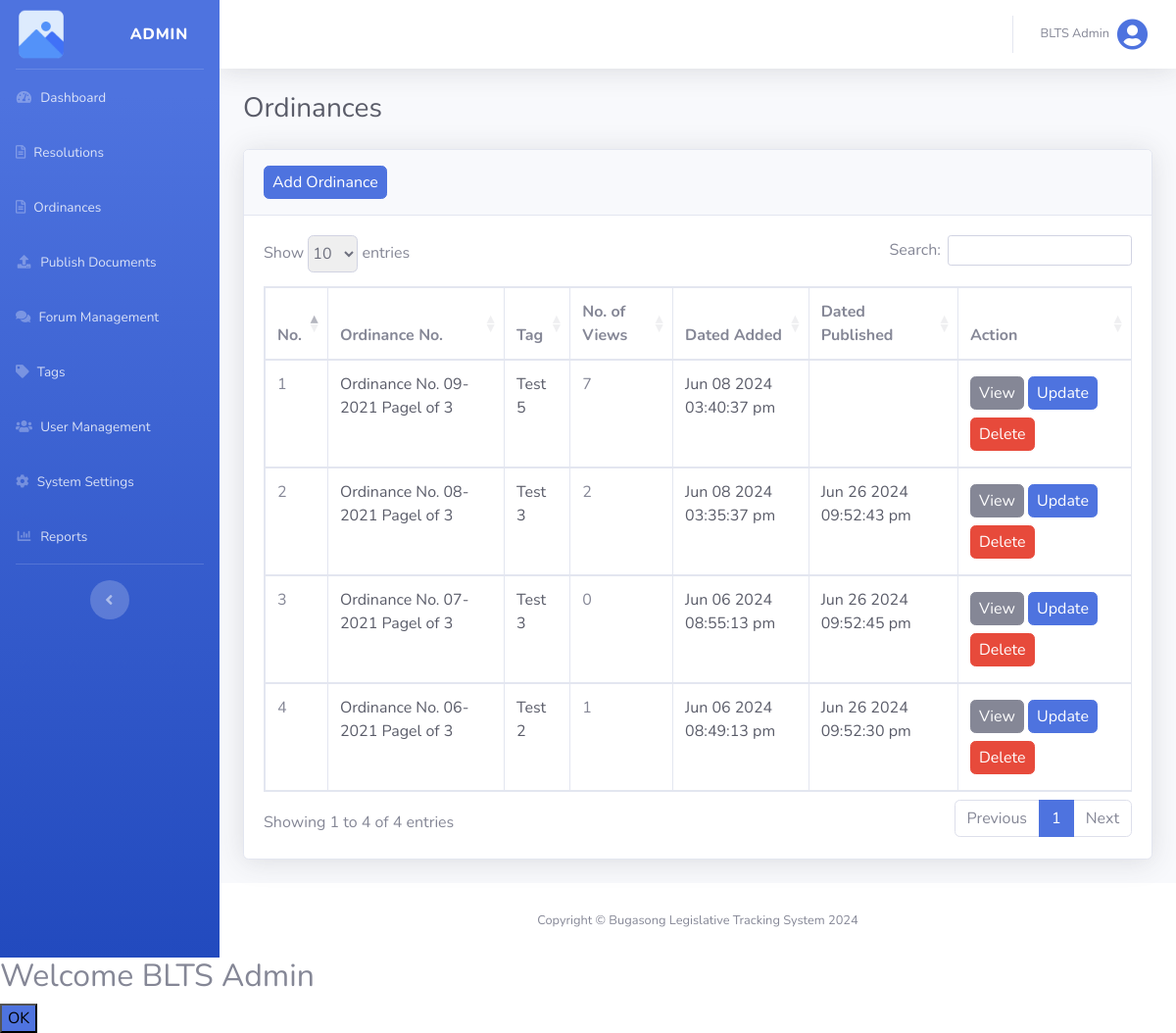
Page /views/admin_ordinance.php?manage (signed in) on the earlier database version.
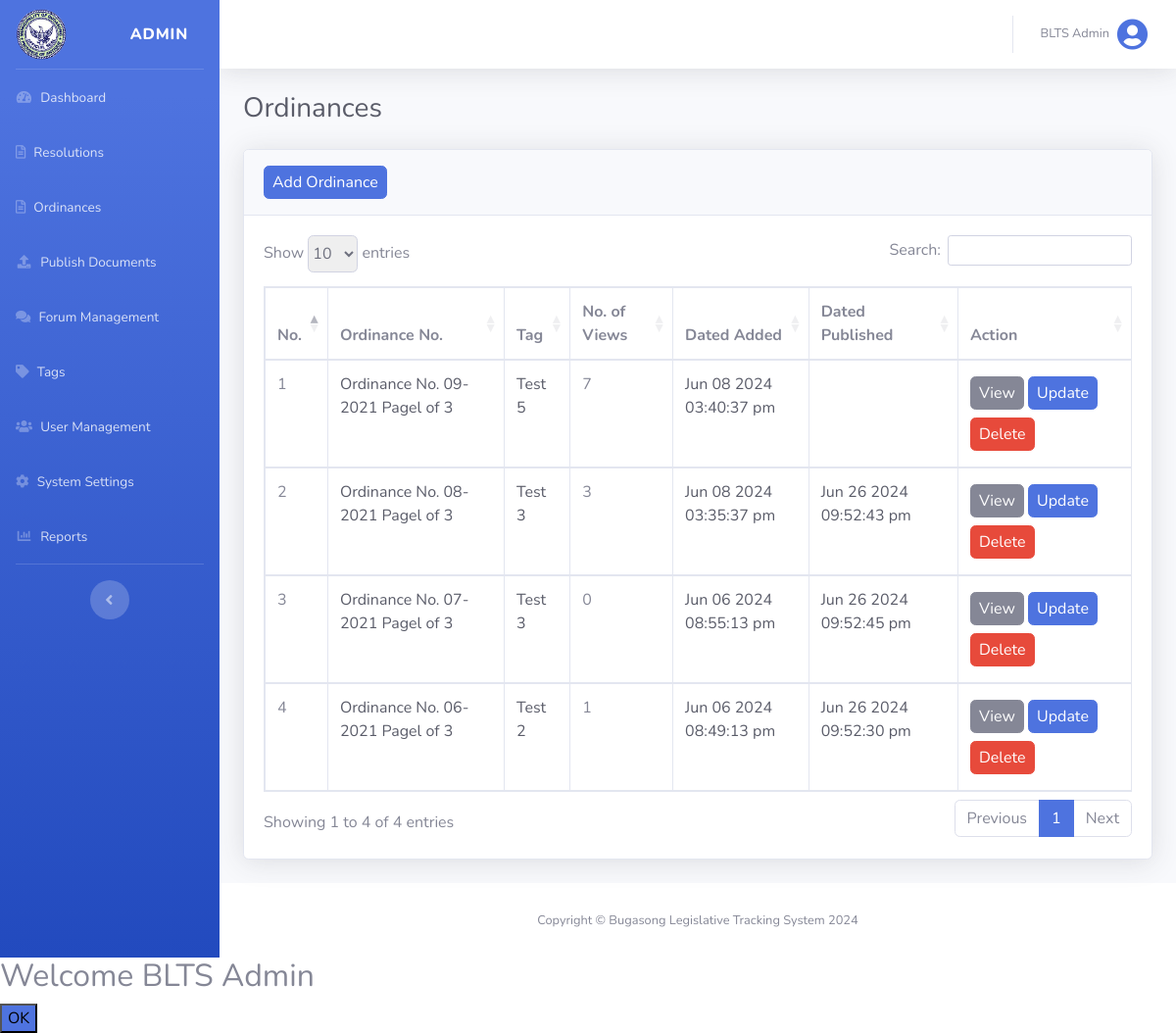
Same page on the later database version.
### tables this page shows
CREATE TABLE `ordinances` (
  `ordinance_id` int(255) NOT NULL,
  `user_id` int(255) NOT NULL,
  `tag_id` int(255) NOT NULL,
  `title` longtext NOT NULL,
  `ordinanceNo` varchar(255) NOT NULL,
  `preamble` longtext NOT NULL,
  `enactingClause` longtext NOT NULL,
  `body` longtext NOT NULL,
  `repealingClause` longtext NOT NULL,
  `effectivityClause` longtext NOT NULL,
  `enactmentDetails` longtext NOT NULL,
  `file` varchar(255) NOT NULL,
  `date_added` datetime NOT NULL DEFAULT current_timestamp(),
  `date_publish` datetime(6) DEFAULT NULL,
  `status` int(255) NOT NULL DEFAULT 0
);

CREATE TABLE `tags` (
  `tag_id` int(255) NOT NULL,
  `tag_name` varchar(255) NOT NULL,
  `date_added` datetime NOT NULL DEFAULT current_timestamp()
);

CREATE TABLE `system_settings` (
  `system_setting_id` int(255) NOT NULL,
  `system_logo` varchar(255) NOT NULL
);

### config/functions.php (called while the page is built, shortened)
<?php
function isLogin()
{
    return isset($_SESSION['isLogin']);
}
function isAdmin()
{
    return isset($_SESSION['user_type']) && $_SESSION['user_type'] === 'admin';
}
function getAllOrdinancesDesc($limit)
{
    return findAll('ordinances', 'ordinance_id', 'DESC', $limit);
}
function getTagByID($id)
{
    return find('tags', ['tag_id' => $id]);
}
function getOrdinanceViewCount($ordinance_id)
{
    global $conn;
    $query = "
        SELECT
            o.ordinance_id,
            COUNT(dv.document_id) AS view_count
        FROM
            ordinances o
        LEFT JOIN
            document_views dv
        ON
            o.ordinance_id = dv.document_id
        WHERE
            o.ordinance_id = ?
        GROUP BY
            o.ordinance_id;
    ";
    $stmt = mysqli_prepare($conn, $query);
    mysqli_stmt_bind_param($stmt, "i", $ordinance_id);
    mysqli_stmt_execute($stmt);
    $result = mysqli_stmt_get_result($stmt);
    $row = mysqli_fetch_assoc($result);
    if ($row) {
        return $row['view_count'];
    } else {
        return 0;
    }
}
function getSystemSettings()
{
    global $conn;
    $query = "SELECT * FROM system_settings";
    $settings = array();
    if ($result = $conn->query($query)) {
        while ($row = $result->fetch_assoc()) {
            $settings = $row;
        }
    } else {
        return false;
    }
    return $settings;
}

### config/database.php (called while the page is built, shortened)
<?php
$host = "localhost";
$username = "root";
$password = "";
$database = "blts";
$conn = mysqli_connect($host, $username, $password, $database);
function find($table, $conditions)
{
    global $conn;
    $sql = "SELECT * FROM $table WHERE ";
    $params = [];
    foreach ($conditions as $column => $value) {
        $sql .= "$column = ? AND ";
        $params[] = $value;
    }
    $sql = substr($sql, 0, -4);
    $stmt = mysqli_prepare($conn, $sql);
    $types = str_repeat("s", count($params));
    $stmt->bind_param($types, ...$params);
    $stmt->execute();
    $result = $stmt->get_result();
    return $result->fetch_assoc();
}
function findAll($table, $orderBy = null, $direction = 'ASC', $limit = null)
{
    global $conn;
    $sql = "SELECT * FROM $table";
    if ($orderBy === 'RAND()') {
        $sql .= " ORDER BY RAND()";
    } elseif ($orderBy) {
        $sql .= " ORDER BY $orderBy $direction";
    }
    $result = mysqli_query($conn, $sql);
    return mysqli_fetch_all($result, MYSQLI_ASSOC);
}

### views/admin_ordinance.php (the view, shortened to what the changed rows need)
<?php
@include('header.php');
?>
<div id="content-wrapper" class="d-flex flex-column">
    <div id="content">
        <?php if (isAdmin()) : ?>
            <div class="container-fluid">
                <div class="d-sm-flex align-items-center justify-content-between mb-4">
                    <h1 class="h3 mb-0 text-gray-800">Ordinances</h1>
                </div>
                <div class="card shadow mb-4">
                    <div class="card-body">
                        <div class="table-responsive">
                            <table class="table table-bordered" id="dataTable1" width="100%" cellspacing="0">
                                <thead>
                                    <tr>
                                        <th>No.</th>
                                        <th>Ordinance No.</th>
                                        <th>Tag</th>
                                        <th>No. of Views</th>
                                        <th>Dated Added</th>
                                        <th>Dated Published</th>
                                        <th style="width: 20%;"><?php if (isset($_GET['publish'])) : ?>Status<?php endif; ?><?php if (isset($_GET['manage'])) : ?>Action<?php endif; ?></th>
                                    </tr>
                                </thead>
                                <tbody>
                                    <?php $count = 1; ?>
                                    <?php foreach (getAllOrdinancesDesc(null) as $ordinance) :  ?>
                                        <tr>
                                            <td><?php echo $count++; ?></td>
                                            <td class="text-gray-800"><?php echo $ordinance['ordinanceNo']; ?></td>
                                            <td class="text-gray-800"><?php echo isset(getTagByID($ordinance['tag_id'])['tag_name']) ? getTagByID($ordinance['tag_id'])['tag_name'] : ''; ?></td>
                                            <td>
                                                <?php echo getOrdinanceViewCount($ordinance['ordinance_id']); ?>
                                            </td>
                                            <td class="text-gray-800"><?php echo date('M d Y h:i:s a', strtotime($ordinance['date_added'])); ?></td>
                                            <td class="text-gray-800">
                                                <?php echo ($ordinance['status'] == 1) ? date('M d Y h:i:s a', strtotime($ordinance['date_publish'])) : ''; ?>
                                            </td>
                                            <td>
                                                <?php if (isset($_GET['manage'])) : ?>
                                                    <a href="view_ordinance.php?ordinance_id=<?php echo $ordinance['ordinance_id']; ?>" class="btn btn-secondary px-2 py-1 my-1">View</a>
                                                    <a href="admin_update_ordinance.php?ordinance_id=<?php echo $ordinance['ordinance_id']; ?>" class="btn btn-primary px-2 py-1 my-1">Update</a>
                                                    <a href="../actions/admin_delete.php?delete_ordinance=delete&ordinance_id=<?php echo $ordinance['ordinance_id']; ?>" class="btn btn-danger px-2 py-1 my-1 delete">Delete</a>
                                                <?php endif; ?>
                                            </td>
                                        </tr>
                                    <?php endforeach; ?>
                                </tbody>
                            </table>
                        </div>
                    </div>
                </div>
            </div>
        <?php else : redirect('dashboard', ''); ?>
        <?php endif; ?>
    </div>
</div>
<?php
@include('footer.php');
?>

### views/header.php (shortened to what the changed rows need)
<!DOCTYPE html>
<html lang="en">
<head>
    <link href="../vendor/fontawesome-free/css/all.min.css" rel="stylesheet" type="text/css">
    <link href="../css/sb-admin-2.min.css" rel="stylesheet">
    <link href="../css/datatable.css" rel="stylesheet">
    <link href="../css/styles.css" rel="stylesheet">
</head>
<body id="page-top">
    <div id="wrapper">
        <?php if (isLogin()) : ?>
            <ul class="navbar-nav bg-gradient-primary sidebar sidebar-dark accordion" id="accordionSidebar">
                <a class="sidebar-brand d-flex align-items-center justify-content-between" id="brandLink" data-title="BLTS - Dashboard" href="admin_home.php">
                    <div class="sidebar-brand-icon">
                        <?php echo (!empty(getSystemSettings()['system_logo'])) ? '<img width="52px" class="img-fluid" src="' . getSystemSettings()['system_logo'] . '">' : '<img width="52px" class="img-fluid" src="../uploads/placeholder.png" alt="placeholder">'; ?>
                    </div>
                </a>
            </ul>
        <?php endif;

Differences in the rows shown:
added system_settings: system_logo (picture)
computed for ordinances "Ordinance No. 08- 2021 Pagel of 3": ordinance_id "2" → "3"
